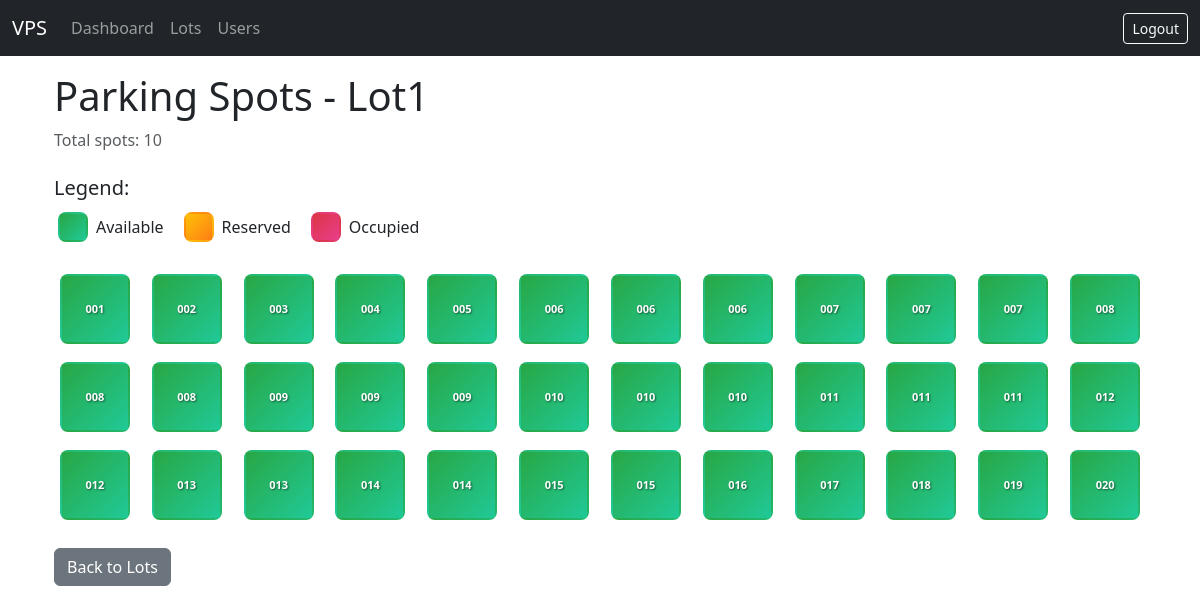
Before: /admin/lots/1/spots (signed in) with the older database file.
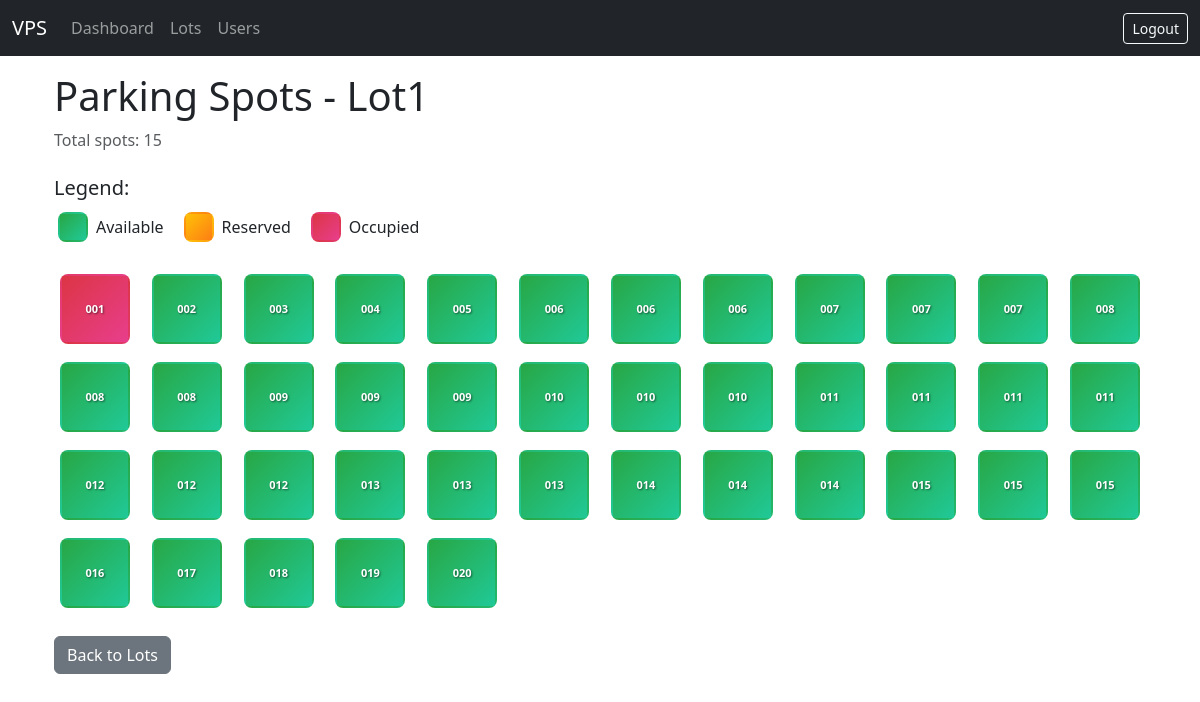
After: the same page with the newer database file.
### models/models.py (models this page shows, shortened)
class ParkingLot(Base):
    __tablename__ = "parking_lots"
    id = Column(Integer, primary_key=True)
    name = Column(String, nullable=False)
    address_line_1 = Column(String, nullable=False)
    address_line_2 = Column(String)
    address_line_3 = Column(String)
    pin_code = Column(String(10), nullable=False)
    price_per_hour = Column(Numeric(10, 2), nullable=False)
    number_of_spots = Column(Integer, nullable=False)
    spots = relationship(
        "ParkingSpot", back_populates="parking_lot", cascade="all, delete-orphan"
    )

class ParkingSpot(Base):
    __tablename__ = "parking_spots"
    id = Column(Integer, primary_key=True)
    spot_number = Column(String, nullable=False)
    status = Column(PgEnum(SpotStatus), default=SpotStatus.AVAILABLE, nullable=False)
    parking_lot_id = Column(Integer, ForeignKey("parking_lots.id"), nullable=False)
    parking_lot = relationship("ParkingLot", back_populates="spots")
    reservations = relationship(
        "Reservation", back_populates="parking_spot", cascade="all, delete-orphan"
    )

### app.py (the view)
@app.route("/admin/lots/<int:lot_id>/spots")
@login_required
@role_required("admin")
def lot_spots(lot_id):
    with SessionLocal() as db:
        lot = db.get(ParkingLot, lot_id)
        if not lot:
            flash("Lot not found.")
            return redirect(url_for("list_lots"))
        spots = (
            db.query(ParkingSpot)
            .filter_by(parking_lot_id=lot.id)
            .order_by(ParkingSpot.spot_number)
            .options(selectinload(ParkingSpot.reservations))
            .all()
        )
        return render_template("admin/spots.html",
                             lot=lot,
                             spots=spots,
                             SpotStatus=SpotStatus)

### app.py (called while the page is built)
def login_required(view):
    @wraps(view)
    def wrapped(*a, **kw):
        if "user_id" not in session:
            flash("Please log in first.")
            return redirect(url_for("login"))
        return view(*a, **kw)
    return wrapped

def role_required(role):
    def deco(view):
        @wraps(view)
        def wrapped(*a, **kw):
            if session.get("role") != role:
                flash("Access denied.")
                return redirect(url_for("login"))
            return view(*a, **kw)
        return wrapped
    return deco

### templates/admin/spots.html (shortened to what this page needs)
{% extends "base.html" %}
{% block content %}
<div class="container">
    <h1>Parking Spots - {{ lot.name }}</h1>
    <p class="text-muted mb-4">Total spots: {{ lot.number_of_spots }}</p>
    <div class="mb-4">
        <h5>Legend:</h5>
        <div class="d-flex gap-3">
            <div class="d-flex align-items-center">
                <div class="spot-box available me-2"></div>
                <span>Available</span>
            </div>
            <div class="d-flex align-items-center">
                <div class="spot-box reserved me-2"></div>
                <span>Reserved</span>
            </div>
            <div class="d-flex align-items-center">
                <div class="spot-box occupied me-2"></div>
                <span>Occupied</span>
            </div>
        </div>
    </div>
    {% if spots %}
        <div class="spots-grid">
            {% for spot in spots %}
                <div class="spot-container">
                    <div class="spot-box
                        {% if spot.status == SpotStatus.AVAILABLE %}available
                        {% elif spot.status == SpotStatus.RESERVED %}reserved
                        {% else %}occupied{% endif %}"
                        title="Spot {{ spot.spot_number }} - {{ spot.status.value.title() }}">
                        <span class="spot-number">{{ spot.spot_number }}</span>
                    </div>
                </div>
            {% endfor %}
        </div>
    {% else %}
        <div class="alert alert-info">
            <h4>No spots found for this lot.</h4>
            <p>Spots should be automatically created when you add or edit a parking lot with a capacity greater than 0.</p>
        </div>
    {% endif %}
    <div class="mt-4">
        <a href="{{ url_for('list_lots') }}" class="btn btn-secondary">Back to Lots</a>
    </div>
</div>
{% endblock %}

### templates/base.html (shortened to what this page needs)
<!doctype html>
<html lang="en">
<head>
    <link rel="stylesheet"
          href="https://cdn.jsdelivr.net/npm/bootstrap@5.3.3/dist/css/bootstrap.min.css">
</head>
<body>
<nav class="navbar navbar-expand-lg navbar-dark bg-dark mb-3">
  <div class="container-fluid">
    <a class="navbar-brand" href="{{ url_for('root') }}">VPS</a>
    <div class="collapse navbar-collapse">
      <ul class="navbar-nav me-auto">
        {% if session.get('role')=='admin' %}
          <li class="nav-item"><a class="nav-link" href="{{ url_for('admin_dashboard') }}">Dashboard</a></li>
          <li class="nav-item"><a class="nav-link" href="{{ url_for('list_lots') }}">Lots</a></li>
          <li class="nav-item"><a class="nav-link" href="{{ url_for('list_users') }}">Users</a></li>
        {% elif session.get('role')=='user' %}
          <li class="nav-item"><a class="nav-link" href="{{ url_for('user_dashboard') }}">Dashboard</a></li>
        {% endif %}
      </ul>
      {% if session.get('user_id') %}
        <a class="btn btn-outline-light btn-sm" href="{{ url_for('logout') }}">Logout</a>
      {% endif %}
    </div>
  </div>
</nav>
<div class="container">
  {% block content %}{% endblock %}
</div>
</body>
</html>

### templates/base.html (style rules this page uses)
.spot-box { width:64px;height:64px;border:1px solid #6c757d; display:flex;align-items:center;justify-content:center; margin:4px;border-radius:4px;font-weight:600 }

### templates/admin/spots.html (style rules this page uses)
.spots-grid { display: grid; grid-template-columns: repeat(auto-fill, minmax(80px, 1fr)); gap: 10px; margin-bottom: 20px; }
.spot-container { display: flex; justify-content: center; }
.spot-box { width: 70px; height: 70px; border-radius: 8px; display: flex; align-items: center; justify-content: center; font-weight: bold; font-size: 12px; color: white; text-shadow: 1px 1px 2px rgba(0,0,0,0.5); cursor: pointer; transition: all 0.3s ease; border: 2px solid transparent; }
.spot-box.available { background-color: #28a745; background-image: linear-gradient(135deg, #28a745 0%, #20c997 100%); }
.spot-box.reserved { background-color: #ffc107; background-image: linear-gradient(135deg, #ffc107 0%, #fd7e14 100%); }
.spot-box.occupied { background-color: #dc3545; background-image: linear-gradient(135deg, #dc3545 0%, #e83e8c 100%); }
.spot-number { font-size: 11px; font-weight: 600; }
.spot-box.me-2 { width: 30px; height: 30px; font-size: 10px; }

Changed rows visible on the page:
changed ParkingLot "Lot1": number_of_spots "10" → "15"
changed ParkingSpot (number 1 of 41 on the later page): status "AVAILABLE" → "OCCUPIED" (drawn)
added ParkingSpot: spot_number "011"
added ParkingSpot: spot_number "012"
added ParkingSpot: spot_number "013"
added ParkingSpot: spot_number "014"
added ParkingSpot: spot_number "015"
